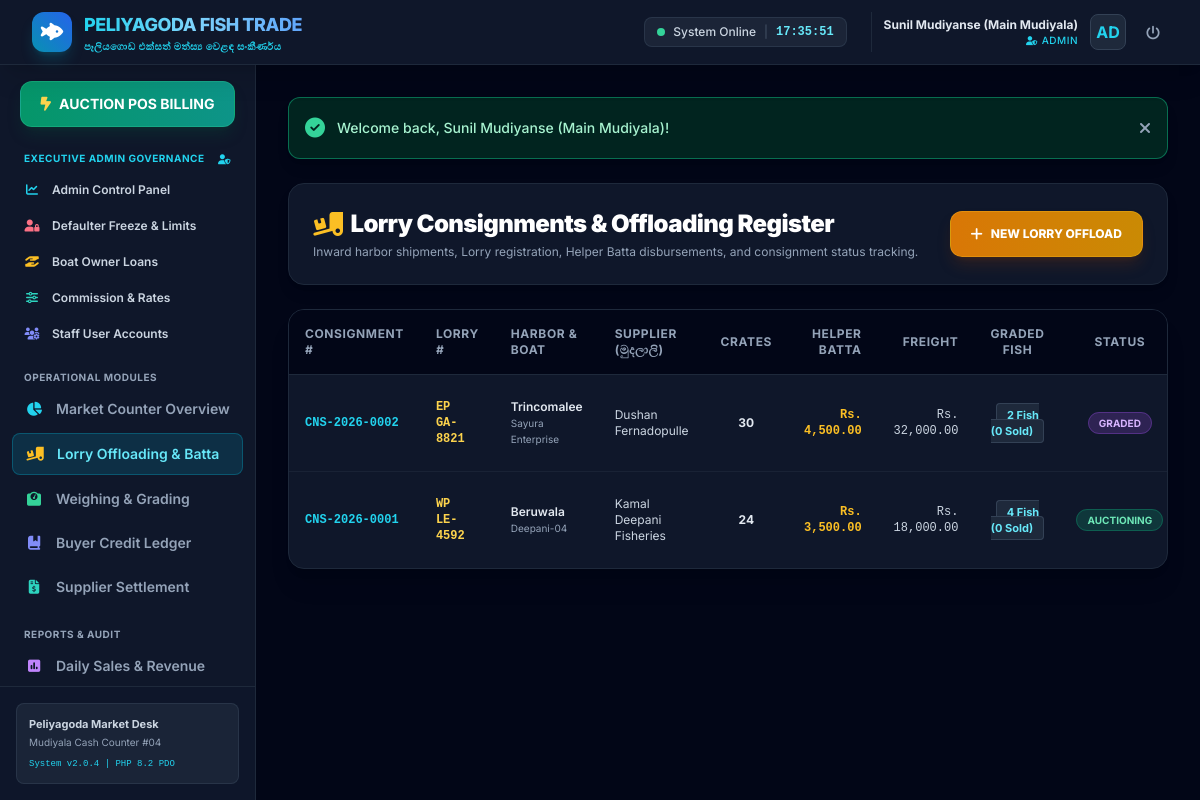
The page /index.php?page=consignments_list (signed in) on the database its author committed.
### tables this page shows
CREATE TABLE `consignments` (
  `id` INT AUTO_INCREMENT PRIMARY KEY,
  `consignment_no` VARCHAR(30) NOT NULL UNIQUE,
  `supplier_id` INT NOT NULL,
  `lorry_number` VARCHAR(20) NOT NULL,
  `harbor_origin` VARCHAR(50) NOT NULL,
  `crate_count` INT NOT NULL DEFAULT 0,
  `freight_cost` DECIMAL(10,2) NOT NULL DEFAULT 0.00,
  `helper_batta` DECIMAL(10,2) NOT NULL DEFAULT 0.00,
  `coolie_charges` DECIMAL(10,2) NOT NULL DEFAULT 0.00,
  `notes` TEXT DEFAULT NULL,
  `status` ENUM('unloaded', 'graded', 'auctioning', 'settled') NOT NULL DEFAULT 'unloaded',
  `arrival_date` DATETIME DEFAULT CURRENT_TIMESTAMP,
  `created_at` DATETIME DEFAULT CURRENT_TIMESTAMP,
  CONSTRAINT `fk_consignment_supplier` FOREIGN KEY (`supplier_id`) REFERENCES `suppliers` (`id`) ON DELETE CASCADE
);

CREATE TABLE `suppliers` (
  `id` INT AUTO_INCREMENT PRIMARY KEY,
  `supplier_code` VARCHAR(20) NOT NULL UNIQUE,
  `name` VARCHAR(100) NOT NULL,
  `phone` VARCHAR(20) DEFAULT NULL,
  `harbor` VARCHAR(50) NOT NULL,
  `boat_name` VARCHAR(100) DEFAULT NULL,
  `current_loan_balance` DECIMAL(12,2) NOT NULL DEFAULT 0.00,
  `created_at` DATETIME DEFAULT CURRENT_TIMESTAMP
);

### config/helpers.php (called while the page is built, shortened)
<?php
function formatLKR(float|int $amount): string {
    return 'Rs. ' . number_format($amount, 2);
}

### views/consignments/list.php (the view, shortened to what this page needs)
<?php
$db = getDB();
$stmt = $db->query("
    SELECT
        c.*,
        s.name AS supplier_name,
        s.boat_name,
        (SELECT COUNT(id) FROM fish_items WHERE consignment_id = c.id) AS total_graded_items,
        (SELECT COUNT(id) FROM fish_items WHERE consignment_id = c.id AND status IN ('sold', 'settled')) AS sold_items
    FROM consignments c
    JOIN suppliers s ON c.supplier_id = s.id
    ORDER BY c.id DESC
");
$consignments = $stmt->fetchAll();
?>
<div class="space-y-6">
    <div class="flex flex-col sm:flex-row sm:items-center justify-between gap-4 bg-slate-900 p-6 rounded-2xl border border-slate-800 shadow-lg">
        <div>
            <h1 class="text-2xl font-black text-white tracking-tight flex items-center gap-2">
                <i class="fa-solid fa-truck-ramp-box text-amber-400"></i>
                <span>Lorry Consignments & Offloading Register</span>
            </h1>
            <p class="text-xs text-slate-400 mt-1">
                Inward harbor shipments, Lorry registration, Helper Batta disbursements, and consignment status tracking.
            </p>
        </div>
        <a href="index.php?page=consignments_new" class="px-5 py-3 rounded-xl bg-gradient-to-r from-amber-600 to-yellow-600 hover:from-amber-500 hover:to-yellow-500 text-white font-extrabold text-xs shadow-lg shadow-amber-900/30 border border-amber-400/30 flex items-center gap-2 transition-all">
            <i class="fa-solid fa-plus text-sm"></i>
            <span>NEW LORRY OFFLOAD</span>
        </a>
    </div>
    <div class="bg-slate-900 rounded-2xl border border-slate-800 shadow-xl overflow-hidden">
        <div class="overflow-x-auto">
            <table class="w-full text-left text-xs">
                <thead>
                    <tr class="bg-slate-950 text-slate-400 border-b border-slate-800 uppercase tracking-wider">
                        <th class="p-4">Consignment #</th>
                        <th class="p-4">Lorry #</th>
                        <th class="p-4">Harbor & Boat</th>
                        <th class="p-4">Supplier (මුදලාලි)</th>
                        <th class="p-4 text-center">Crates</th>
                        <th class="p-4 text-right">Helper Batta</th>
                        <th class="p-4 text-right">Freight</th>
                        <th class="p-4 text-center">Graded Fish</th>
                        <th class="p-4 text-center">Status</th>
                    </tr>
                </thead>
                <tbody class="divide-y divide-slate-800/70">
                    <?php if (empty($consignments)): ?>
                        <tr>
                            <td colspan="10" class="p-8 text-center text-slate-500 font-medium">No consignments registered yet.</td>
                        </tr>
                    <?php else: ?>
                        <?php foreach ($consignments as $c): ?>
                            <tr class="hover:bg-slate-800/40 transition-colors">
                                <td class="p-4 font-mono font-bold text-cyan-400"><?= $c['consignment_no'] ?></td>
                                <td class="p-4 font-mono font-bold text-amber-300"><?= htmlspecialchars($c['lorry_number']) ?></td>
                                <td class="p-4 text-slate-200 font-semibold">
                                    <?= htmlspecialchars($c['harbor_origin']) ?>
                                    <span class="block text-[10px] text-slate-400 font-normal"><?= htmlspecialchars($c['boat_name'] ?? 'N/A') ?></span>
                                </td>
                                <td class="p-4 text-slate-300"><?= htmlspecialchars($c['supplier_name']) ?></td>
                                <td class="p-4 text-center font-bold text-slate-200"><?= $c['crate_count'] ?></td>
                                <td class="p-4 text-right font-mono font-bold text-amber-400"><?= formatLKR($c['helper_batta']) ?></td>
                                <td class="p-4 text-right font-mono text-slate-300"><?= formatLKR($c['freight_cost']) ?></td>
                                <td class="p-4 text-center">
                                    <span class="px-2.5 py-1 rounded bg-slate-800 border border-slate-700 text-cyan-300 font-bold text-[11px]">
                                        <?= $c['total_graded_items'] ?> Fish (<?= $c['sold_items'] ?> Sold)
                                    </span>
                                </td>
                                <td class="p-4 text-center">
                                    <?php
                                        $statusClass = match($c['status']) {
                                            'unloaded'   => 'bg-blue-500/20 text-blue-300 border-blue-500/30',
                                            'graded'     => 'bg-purple-500/20 text-purple-300 border-purple-500/30',
                                            'auctioning' => 'bg-emerald-500/20 text-emerald-300 border-emerald-500/30',
                                            'settled'    => 'bg-slate-800 text-slate-400 border-slate-700',
                                            default      => 'bg-slate-800 text-slate-300'
                                        };
                                    ?>
                                    <span class="px-2.5 py-1 rounded-full text-[10px] font-bold uppercase border <?= $statusClass ?>">
                                        <?= $c['status'] ?>
                                    </span>
                                </td>
                            </tr>
                        <?php endforeach; ?>
                    <?php endif; ?>
                </tbody>
            </table>
        </div>
    </div>
</div>

### rows shown on the page
consignments: consignment_no "CNS-2026-0002", lorry_number "EP GA-8821", harbor_origin "Trincomalee", supplier.boat_name "Sayura Enterprise", supplier.name "Dushan Fernadopulle", crate_count "30", helper_batta "Rs. 4,500.00", freight_cost "Rs. 32,000.00", total_graded_items "2", sold_items "0", status "GRADED"
consignments: consignment_no "CNS-2026-0001", lorry_number "WP LE-4592", harbor_origin "Beruwala", supplier.boat_name "Deepani-04", supplier.name "Kamal Deepani Fisheries", crate_count "24", helper_batta "Rs. 3,500.00", freight_cost "Rs. 18,000.00", total_graded_items "4", sold_items "0", status "AUCTIONING"

### other values the page prints
$user['full_name'] "Sunil Mudiyanse (Main Mudiyala)"
$user['role'] "ADMIN"
substr($user['username'], 0, 2) "AD"
APP_VERSION "2.0.4"
$flash['message'] "Welcome back, Sunil Mudiyanse (Main Mudiyala)!"
